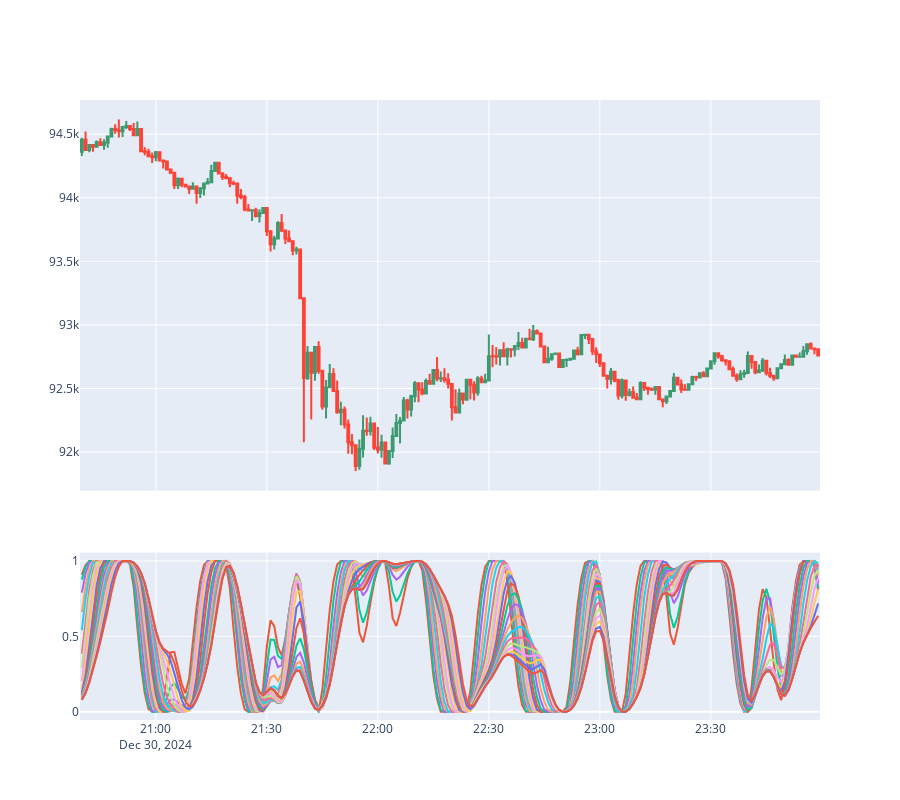

Write notebook code for a chart like this one.
### Code cell
from research_tools import subplot

num = 200

subplot(
    trading_1m[-num:, :],
    {
        "swamicharts_stochastic0": swamicharts_stochastic[-num:, 0],
        "swamicharts_stochastic1": swamicharts_stochastic[-num:, 1],
        "swamicharts_stochastic2": swamicharts_stochastic[-num:, 2],
        "swamicharts_stochastic3": swamicharts_stochastic[-num:, 3],
        "swamicharts_stochastic4": swamicharts_stochastic[-num:, 4],
        "swamicharts_stochastic5": swamicharts_stochastic[-num:, 5],
        "swamicharts_stochastic6": swamicharts_stochastic[-num:, 6],
        "swamicharts_stochastic7": swamicharts_stochastic[-num:, 7],
        "swamicharts_stochastic8": swamicharts_stochastic[-num:, 8],
        "swamicharts_stochastic9": swamicharts_stochastic[-num:, 9],
        "swamicharts_stochastic10": swamicharts_stochastic[-num:, 10],
        "swamicharts_stochastic11": swamicharts_stochastic[-num:, 11],
        "swamicharts_stochastic12": swamicharts_stochastic[-num:, 12],
        "swamicharts_stochastic13": swamicharts_stochastic[-num:, 13],
        "swamicharts_stochastic14": swamicharts_stochastic[-num:, 14],
        "swamicharts_stochastic15": swamicharts_stochastic[-num:, 15],
        "swamicharts_stochastic16": swamicharts_stochastic[-num:, 16],
        "swamicharts_stochastic17": swamicharts_stochastic[-num:, 17],
        "swamicharts_stochastic18": swamicharts_stochastic[-num:, 18],
        "swamicharts_stochastic19": swamicharts_stochastic[-num:, 19],
        "swamicharts_stochastic20": swamicharts_stochastic[-num:, 20],
    },
)

### Figure 1 — Plotly figure (JSON) as saved in the notebook; plotly's stock layout.template omitted (floating-point values rounded to 4 significant figures; data arrays with more than 128 entries replaced by an {"elided": "..."} marker saying what was removed)
{"data": [{"close": {"elided": "200 float values"}, "high": {"elided": "200 float values"}, "low": {"elided": "200 float values"}, "name": "Candlestick", "open": {"elided": "200 float values"}, "type": "candlestick", "x": {"elided": "200 str values"}, "xaxis": "x", "yaxis": "y"}, {"mode": "lines", "name": "swamicharts_stochastic0", "type": "scatter", "x": {"elided": "200 str values"}, "xaxis": "x2", "y": {"elided": "200 float values"}, "yaxis": "y2"}, {"mode": "lines", "name": "swamicharts_stochastic1", "type": "scatter", "x": {"elided": "200 str values"}, "xaxis": "x2", "y": {"elided": "200 float values"}, "yaxis": "y2"}, {"mode": "lines", "name": "swamicharts_stochastic2", "type": "scatter", "x": {"elided": "200 str values"}, "xaxis": "x2", "y": {"elided": "200 float values"}, "yaxis": "y2"}, {"mode": "lines", "name": "swamicharts_stochastic3", "type": "scatter", "x": {"elided": "200 str values"}, "xaxis": "x2", "y": {"elided": "200 float values"}, "yaxis": "y2"}, {"mode": "lines", "name": "swamicharts_stochastic4", "type": "scatter", "x": {"elided": "200 str values"}, "xaxis": "x2", "y": {"elided": "200 float values"}, "yaxis": "y2"}, {"mode": "lines", "name": "swamicharts_stochastic5", "type": "scatter", "x": {"elided": "200 str values"}, "xaxis": "x2", "y": {"elided": "200 float values"}, "yaxis": "y2"}, {"mode": "lines", "name": "swamicharts_stochastic6", "type": "scatter", "x": {"elided": "200 str values"}, "xaxis": "x2", "y": {"elided": "200 float values"}, "yaxis": "y2"}, {"mode": "lines", "name": "swamicharts_stochastic7", "type": "scatter", "x": {"elided": "200 str values"}, "xaxis": "x2", "y": {"elided": "200 float values"}, "yaxis": "y2"}, {"mode": "lines", "name": "swamicharts_stochastic8", "type": "scatter", "x": {"elided": "200 str values"}, "xaxis": "x2", "y": {"elided": "200 float values"}, "yaxis": "y2"}, {"mode": "lines", "name": "swamicharts_stochastic9", "type": "scatter", "x": {"elided": "200 str values"}, "xaxis": "x2", "y": {"elided": "200 float values"}, "yaxis": "y2"}, {"mode": "lines", "name": "swamicharts_stochastic10", "type": "scatter", "x": {"elided": "200 str values"}, "xaxis": "x2", "y": {"elided": "200 float values"}, "yaxis": "y2"}, {"mode": "lines", "name": "swamicharts_stochastic11", "type": "scatter", "x": {"elided": "200 str values"}, "xaxis": "x2", "y": {"elided": "200 float values"}, "yaxis": "y2"}, {"mode": "lines", "name": "swamicharts_stochastic12", "type": "scatter", "x": {"elided": "200 str values"}, "xaxis": "x2", "y": {"elided": "200 float values"}, "yaxis": "y2"}, {"mode": "lines", "name": "swamicharts_stochastic13", "type": "scatter", "x": {"elided": "200 str values"}, "xaxis": "x2", "y": {"elided": "200 float values"}, "yaxis": "y2"}, {"mode": "lines", "name": "swamicharts_stochastic14", "type": "scatter", "x": {"elided": "200 str values"}, "xaxis": "x2", "y": {"elided": "200 float values"}, "yaxis": "y2"}, {"mode": "lines", "name": "swamicharts_stochastic15", "type": "scatter", "x": {"elided": "200 str values"}, "xaxis": "x2", "y": {"elided": "200 float values"}, "yaxis": "y2"}, {"mode": "lines", "name": "swamicharts_stochastic16", "type": "scatter", "x": {"elided": "200 str values"}, "xaxis": "x2", "y": {"elided": "200 float values"}, "yaxis": "y2"}, {"mode": "lines", "name": "swamicharts_stochastic17", "type": "scatter", "x": {"elided": "200 str values"}, "xaxis": "x2", "y": {"elided": "200 float values"}, "yaxis": "y2"}, {"mode": "lines", "name": "swamicharts_stochastic18", "type": "scatter", "x": {"elided": "200 str values"}, "xaxis": "x2", "y": {"elided": "200 float values"}, "yaxis": "y2"}, {"mode": "lines", "name": "swamicharts_stochastic19", "type": "scatter", "x": {"elided": "200 str values"}, "xaxis": "x2", "y": {"elided": "200 float values"}, "yaxis": "y2"}, {"mode": "lines", "name": "swamicharts_stochastic20", "type": "scatter", "x": {"elided": "200 str values"}, "xaxis": "x2", "y": {"elided": "200 float values"}, "yaxis": "y2"}], "layout": {"height": 800, "showlegend": false, "xaxis": {"anchor": "y", "domain": [0, 1], "matches": "x2", "rangeslider": {"visible": false}, "showticklabels": false}, "xaxis2": {"anchor": "y2", "domain": [0, 1]}, "yaxis": {"anchor": "x", "domain": [0.37, 1]}, "yaxis2": {"anchor": "x2", "domain": [0, 0.27]}}}
